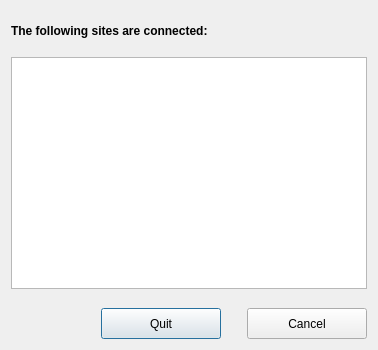
<?xml version="1.0" encoding="UTF-8"?>
<ui version="4.0">
 <class>closeDialog</class>
 <widget class="QDialog" name="closeDialog">
  <property name="geometry">
   <rect>
    <x>0</x>
    <y>0</y>
    <width>378</width>
    <height>350</height>
   </rect>
  </property>
  <property name="windowTitle">
   <string>Dialog</string>
  </property>
  <layout class="QGridLayout" name="gridLayout">
   <item row="0" column="0">
    <layout class="QVBoxLayout" name="verticalLayout">
     <item>
      <spacer name="verticalSpacer_3">
       <property name="orientation">
        <enum>Qt::Vertical</enum>
       </property>
       <property name="sizeType">
        <enum>QSizePolicy::Fixed</enum>
       </property>
       <property name="sizeHint" stdset="0">
        <size>
         <width>20</width>
         <height>13</height>
        </size>
       </property>
      </spacer>
     </item>
     <item>
      <widget class="QLabel" name="label">
       <property name="font">
        <font>
         <weight>75</weight>
         <bold>true</bold>
        </font>
       </property>
       <property name="text">
        <string>The following sites are connected:</string>
       </property>
       <property name="buddy">
        <cstring>siteListWidget</cstring>
       </property>
      </widget>
     </item>
     <item>
      <spacer name="verticalSpacer">
       <property name="orientation">
        <enum>Qt::Vertical</enum>
       </property>
       <property name="sizeType">
        <enum>QSizePolicy::Fixed</enum>
       </property>
       <property name="sizeHint" stdset="0">
        <size>
         <width>20</width>
         <height>13</height>
        </size>
       </property>
      </spacer>
     </item>
     <item>
      <widget class="QListWidget" name="siteListWidget"/>
     </item>
     <item>
      <spacer name="verticalSpacer_2">
       <property name="orientation">
        <enum>Qt::Vertical</enum>
       </property>
       <property name="sizeType">
        <enum>QSizePolicy::Fixed</enum>
       </property>
       <property name="sizeHint" stdset="0">
        <size>
         <width>20</width>
         <height>13</height>
        </size>
       </property>
      </spacer>
     </item>
     <item>
      <layout class="QHBoxLayout" name="horizontalLayout">
       <item>
        <spacer name="horizontalSpacer">
         <property name="orientation">
          <enum>Qt::Horizontal</enum>
         </property>
         <property name="sizeHint" stdset="0">
          <size>
           <width>40</width>
           <height>20</height>
          </size>
         </property>
        </spacer>
       </item>
       <item>
        <widget class="QPushButton" name="quitButton">
         <property name="minimumSize">
          <size>
           <width>120</width>
           <height>31</height>
          </size>
         </property>
         <property name="text">
          <string>Quit</string>
         </property>
        </widget>
       </item>
       <item>
        <spacer name="horizontalSpacer_2">
         <property name="orientation">
          <enum>Qt::Horizontal</enum>
         </property>
         <property name="sizeType">
          <enum>QSizePolicy::Fixed</enum>
         </property>
         <property name="sizeHint" stdset="0">
          <size>
           <width>20</width>
           <height>20</height>
          </size>
         </property>
        </spacer>
       </item>
       <item>
        <widget class="QPushButton" name="cancelButton">
         <property name="minimumSize">
          <size>
           <width>120</width>
           <height>31</height>
          </size>
         </property>
         <property name="text">
          <string>Cancel</string>
         </property>
        </widget>
       </item>
      </layout>
     </item>
    </layout>
   </item>
  </layout>
 </widget>
 <tabstops>
  <tabstop>quitButton</tabstop>
  <tabstop>cancelButton</tabstop>
  <tabstop>siteListWidget</tabstop>
 </tabstops>
 <resources/>
 <connections>
  <connection>
   <sender>quitButton</sender>
   <signal>clicked()</signal>
   <receiver>closeDialog</receiver>
   <slot>accept()</slot>
   <hints>
    <hint type="sourcelabel">
     <x>310</x>
     <y>327</y>
    </hint>
    <hint type="destinationlabel">
     <x>200</x>
     <y>313</y>
    </hint>
   </hints>
  </connection>
  <connection>
   <sender>cancelButton</sender>
   <signal>clicked()</signal>
   <receiver>closeDialog</receiver>
   <slot>reject()</slot>
   <hints>
    <hint type="sourcelabel">
     <x>473</x>
     <y>321</y>
    </hint>
    <hint type="destinationlabel">
     <x>410</x>
     <y>304</y>
    </hint>
   </hints>
  </connection>
 </connections>
</ui>
